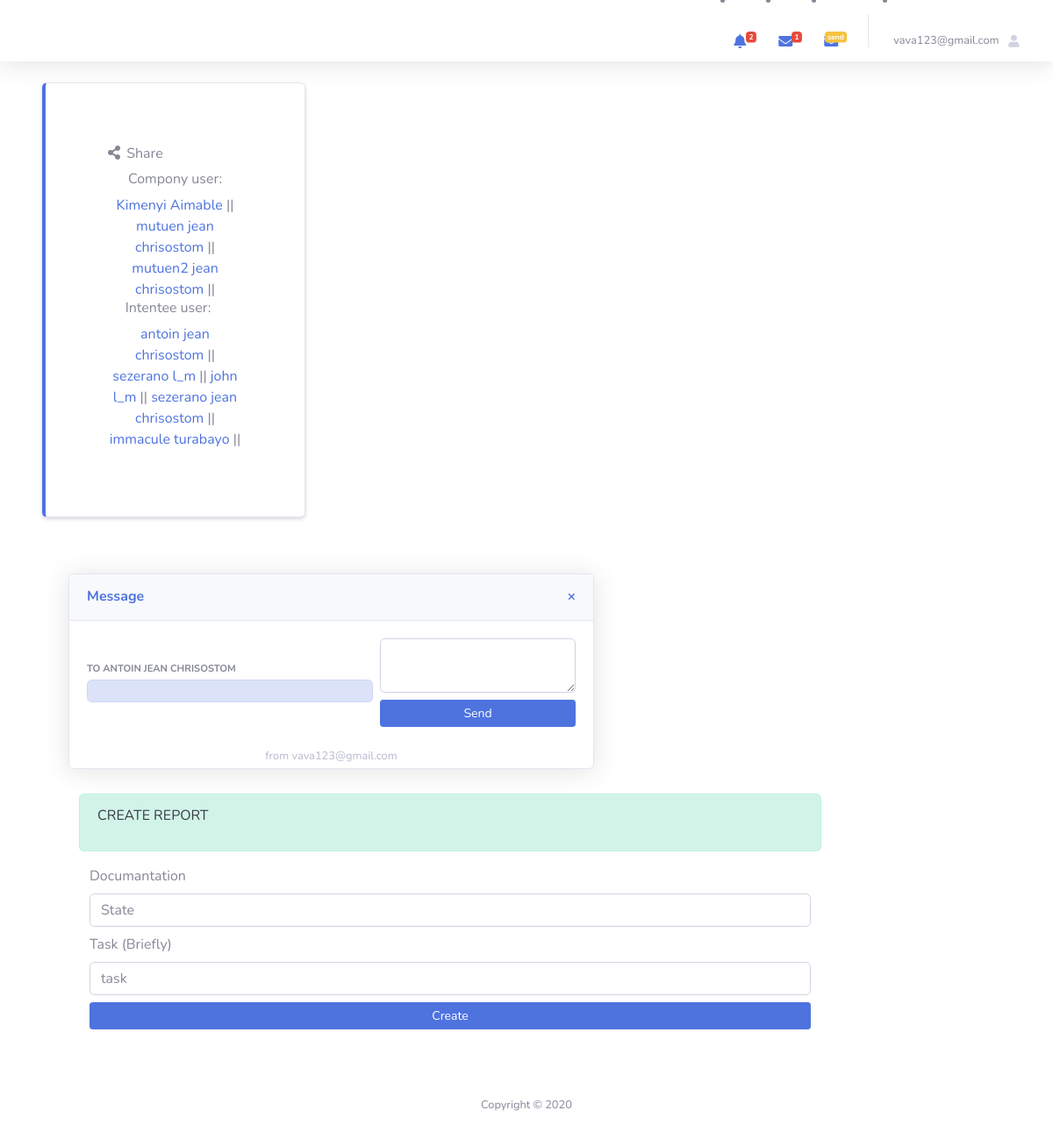
/home.php?report=a&cus=4 (signed in), run on the app's committed database.
### tables this page shows
CREATE TABLE `users` (
  `userid` int(255) NOT NULL,
  `fname` varchar(255) NOT NULL,
  `lname` varchar(255) NOT NULL,
  `Email` varchar(50) DEFAULT NULL,
  `password` varchar(255) NOT NULL,
  `status` varchar(255) DEFAULT NULL,
  `reg` varchar(11) DEFAULT '0',
  `gander` varchar(50) NOT NULL,
  `intid` varchar(50) DEFAULT 'none'
);

### include/module.php (the view, shortened to what this page needs)
<?php
class conn {
    protected $host = 'localhost';
    protected $user = 'root';
    protected $pass = '';
    protected $dbname = 'intent_ms';
    protected $link ;
public function __construct(){
    try{
        $dns = 'mysql:host='.$this->host.';dbname='.$this->dbname.';';
      $this->link = new PDO($dns,$this->user,$this->pass);
      $this->link->setAttribute( PDO::ATTR_ERRMODE, PDO::ERRMODE_WARNING );
  }
  catch(PDOException  $e){
      echo $e->getMessage();
  }
}
     public function note() {
        $sql = " SELECT  * from users where reg ='0' ";
        $stmt = $this->link->prepare($sql);
        $stmt->execute();
        $stmt->fetchAll();
        $rows = $stmt->rowCount();
     echo $rows;
     }
public function malnote($username){
    $sql = "SELECT users.* , massage.* from massage join users using(userid) where  massage.Email =:em and live != 0 ";
    $stmt = $this->link->prepare($sql);
    $stmt->execute([':em'=>$username]);
    $count = $stmt->rowCount();
    echo $count;
}
   public function cuser( $st , $inte){
      $ex = $_SESSION['userName'];
    $sq = "SELECT * FROM users WHERE  status= :st and intid = :cu and Email !=:ex  and reg='1' or status= 'admin' ";
            $stmt = $this->link->prepare($sq);
            $stmt->execute([':cu'=> $inte , ':st'=>$st , ':ex'=>$ex]);
            $rows = $stmt->fetchAll();
            foreach($rows as $re){
                   echo ' <a class="collapse-item text-center " href="home.php?report=a&cus='. $re['userid'] .'">'. $re['fname'] .' '. $re['lname']  .'</a> || ';
            }
   }
   public function iuser( $st ){
    $sq = "SELECT * FROM users WHERE  status= :st  and reg='1' ";
            $stmt = $this->link->prepare($sq);
            $stmt->execute([':st'=> $st ]);
            $rows = $stmt->fetchAll();
            foreach($rows as $re){
                echo ' <a class="collapse-item text-center " href="home.php?report=a&cus='. $re['userid'] .'">'. $re['fname'] .' '. $re['lname']  .'</a> || ';
            }
   }
public function custom_send($sender  , $receiver){
    $sqlreceiver = "SELECT * FROM users where userid=:re";
    $restmt = $this->link->prepare($sqlreceiver);
    $restmt->execute([':re'=>$receiver]);
    $rerow = $restmt->fetch();
    $sqlsender = "SELECT * FROM users where Email=:se";
    $sestmt = $this->link->prepare($sqlsender);
    $sestmt->execute([':se'=>$sender]);
    $serow = $sestmt->fetch();
    $current = "SELECT * from massage where Email =:sd and userid=:re  order by mId desc limit 1 ";
    $st = $this->link->prepare($current);
    $st->execute([':sd'=>$serow['Email'] , ':re'=>$rerow['userid']]);
    $currente_msg = $st->fetch();
        echo '
        <div class="row">
        <div class="col-xl-7 col-lg-12">
            <div class="card shadow mb-4">
              <div class="card-header py-3 d-flex flex-row align-items-center justify-content-between">
                <h6 class="m-0 font-weight-bold text-primary">Message </h6>
                <h6 class="m-0 ml-7 font-weight-bold text-primary"> <a href="home.php?report=a"> × </a>  </h6>
              </div>
        <div class="card-body">
      <div class="row no-gutters align-items-center">
        <div class="col mr-2">
          <div class="text-xs font-weight-bold  text-uppercase mb-1"> to '. $rerow['fname'] .' '. $rerow['lname'] .'</div>
           <div class=" mb-0 alert alert-primary d-block text-gray-800">'. $currente_msg ['massage'] .' </div>
        </div>
        <div class="col-auto">
  <form method="post" action >
        <input type="hidden" name="receiver" value="'. $rerow['Email']  .'">
        <input type="hidden" value="'. $rerow['Email']  .'">
        <textarea type="text"   name="message"  class="form-control" >    </textarea>
        <button class="btn btn-sm mt-2 mr-2 btn-primary btn-block" name="sendmsg" type="submit">Send</button>
            </form>
        </div>
      </div>
    </div>
    <div class=" dropdown-item text-center small text-gray-500">
     from '. $sender.'
    </div>
    </div>
    </div>
</div>
        ';
}
}

### data on the page
users: fname "Kimenyi", lname "Aimable"
users: fname "mutuen", lname "jean chrisostom"
users: fname "mutuen2", lname "jean chrisostom"
users: fname "antoin", lname "jean chrisostom", fname "ANTOIN", lname "JEAN CHRISOSTOM"
users: fname "sezerano", lname "l_m"
users: fname "john", lname "l_m"
users: fname "sezerano", lname "jean chrisostom"
users: fname "immacule", lname "turabayo"

### other printed values
$rows "2"
$count "1"
$_SESSION['userName'] "vava123@gmail.com"
$sender "vava123@gmail.com"
